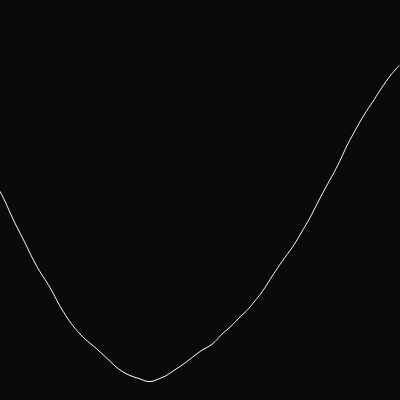
Frame 1 (no input)
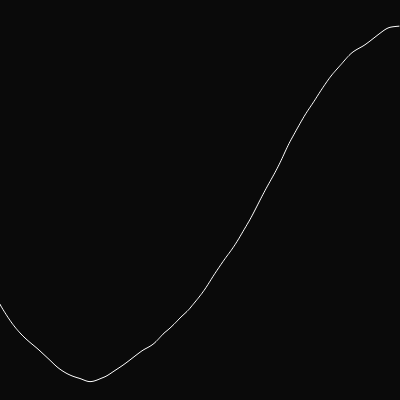
Frame 60 (no input)
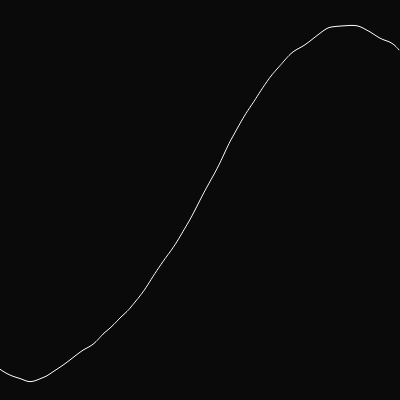
Frame 120 (the mouse pressed at the canvas centre since frame 60)

The p5.js sketch that drew these frames (run headless with seeded random() and noise() and a simulated clock; from frame 60 on, the mouse is pressed at the canvas centre):

// p5.js sketch
// ── sketch.js
// sin waves with perline noise in them

var inc = 0.01  // define incremental variable
var start = 0   // define starting variable

function setup() {
  createCanvas(400,400)
}

function draw() {
  background(012)
  stroke(255)
  noFill()
  beginShape()
  var xoff = start  // xoff gets starting variable
  for(var x=0; x<width; x++) {  // parse through x-axis
    stroke(255) // create stroke
    var n = map(noise(xoff), 0, 1, 0, -50, 50)  // map noise xoff to + or - 50
    var s = map(sin(xoff), -1, 1, 50, height)   // map sin xoff from 50 to height
    var y = n + s   // y-axis gets the combonitation of both

    vertex(x,y) // plot the graph

    xoff += inc // increment off
  }
  endShape()
  start += inc  // increment starting place
}
